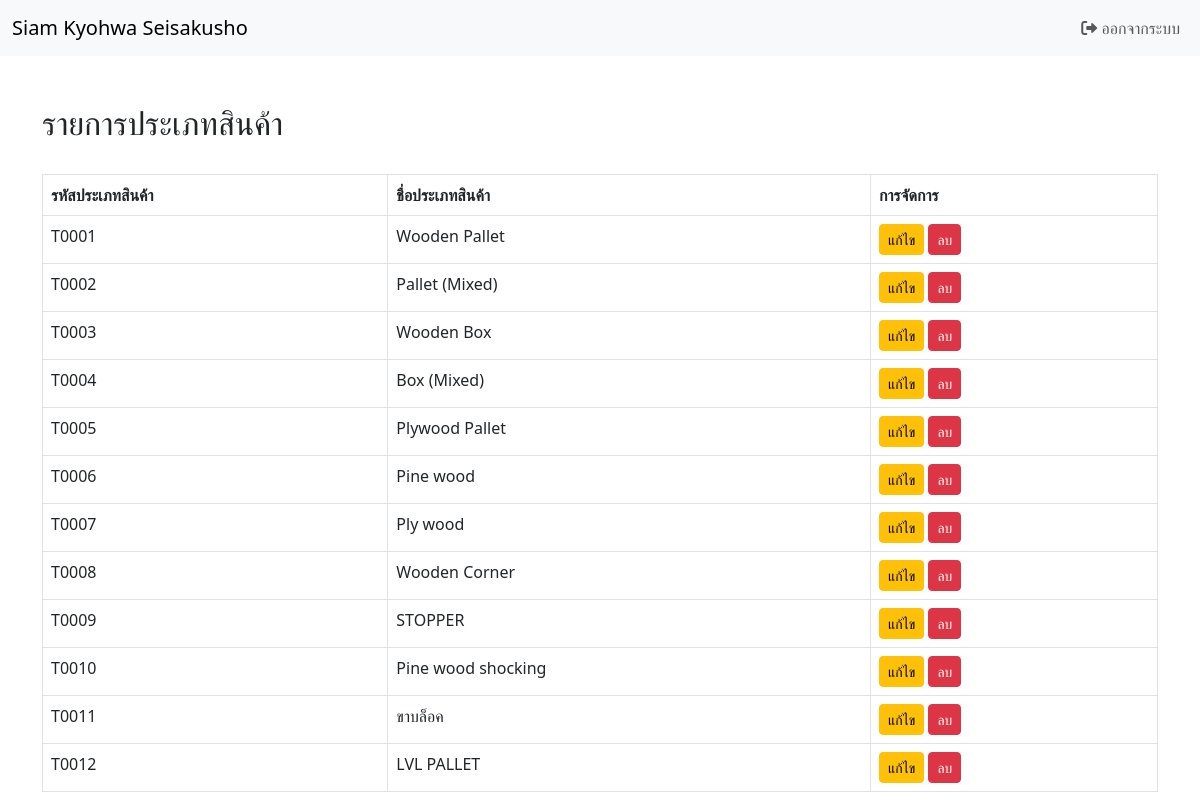
Page /products_type_list.php on the committed database.
### tables this page shows
CREATE TABLE IF NOT EXISTS `prod_type` (
  `type_id` int(11) NOT NULL AUTO_INCREMENT,
  `type_code` varchar(50) NOT NULL,
  `type_name` varchar(100) NOT NULL,
  PRIMARY KEY (`type_id`)
);

### products_type_list.php (the view, shortened to what this page needs)
<?php
require_once('config_db.php');
$query = "SELECT * FROM prod_type";
$stmt = $conn->prepare($query);
$stmt->execute();
$result = $stmt->get_result();
?>
<!DOCTYPE html>
<html lang="th">
<head>
    <link href="https://cdn.jsdelivr.net/npm/bootstrap@5.3.0-alpha1/dist/css/bootstrap.min.css" rel="stylesheet" />
    <link rel="stylesheet" href="https://cdnjs.cloudflare.com/ajax/libs/font-awesome/6.0.0-beta3/css/all.min.css">
</head>
<body>
<?php include('navbar.php'); ?>
    <div class="container mt-5">
        <h2>รายการประเภทสินค้า</h2>
        <br>
        <table class="table table-bordered">
            <thead>
                <tr>
                    <th>รหัสประเภทสินค้า</th>
                    <th>ชื่อประเภทสินค้า</th>
                    <th>การจัดการ</th>
                </tr>
            </thead>
            <tbody>
                <?php
                if ($result->num_rows > 0) {
                    while ($row = $result->fetch_assoc()) {
                        echo '<tr>';
                        echo '<td>' . htmlspecialchars($row['type_code']) . '</td>';
                        echo '<td>' . htmlspecialchars($row['type_name']) . '</td>';
                        echo '<td>';
                        echo '<button type="button" class="btn btn-warning btn-sm" data-bs-toggle="modal" data-bs-target="#editModal"
                                data-typeid="' . $row['type_id'] . '"
                                data-typecode="' . htmlspecialchars($row['type_code']) . '"
                                data-typename="' . htmlspecialchars($row['type_name']) . '">แก้ไข</button> ';
                        echo '<a href="delete_products_type.php?type_id=' . $row['type_id'] . '" class="btn btn-danger btn-sm" onclick="return confirm(\'คุณต้องการลบประเภทสินค้านี้ใช่หรือไม่?\')">ลบ</a>';
                        echo '</td>';
                        echo '</tr>';
                    }
                } else {
                    echo '<tr><td colspan="4" style="text-align: center;">ไม่พบข้อมูลประเภทสินค้า</td></tr>';
                }
                ?>
            </tbody>
        </table>
    </div>
</body>
</html>

### rows in the picture
prod_type: type_code "T0001", type_name "Wooden Pallet"
prod_type: type_code "T0002", type_name "Pallet (Mixed)"
prod_type: type_code "T0003", type_name "Wooden Box"
prod_type: type_code "T0004", type_name "Box (Mixed)"
prod_type: type_code "T0005", type_name "Plywood Pallet"
prod_type: type_code "T0006", type_name "Pine wood"
prod_type: type_code "T0007", type_name "Ply wood"
prod_type: type_code "T0008", type_name "Wooden Corner"
prod_type: type_code "T0009", type_name "STOPPER"
prod_type: type_code "T0010", type_name "Pine wood shocking"
prod_type: type_code "T0011", type_name "ขาบล็อค"
prod_type: type_code "T0012", type_name "LVL PALLET"
